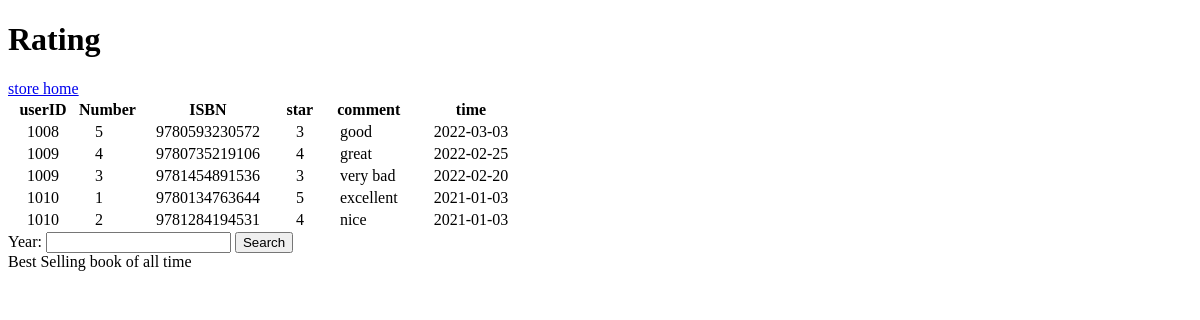
Page /rating.php on the earlier database version.
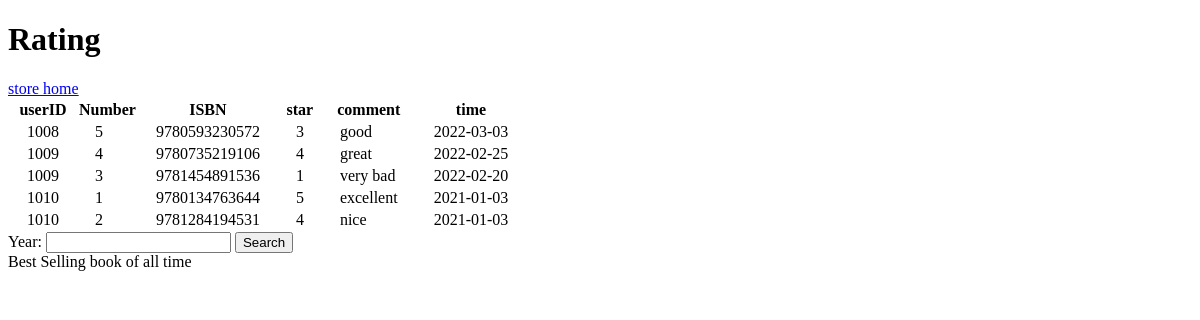
Same page on the later database version.
### tables this page shows
create table Rating (
  `Number` int NOT NULL AUTO_INCREMENT unique,
  userID int,
  ISBN char(13),
  star int,
  comment varchar(200),
  time Date,
  primary key (userID,  ISBN),

  constraint foreign key (userID) references Customers(userID)
);

### rating.php (the view, shortened to what this page needs)
<!DOCTYPE html>
<html lang="en" dir="ltr">
  <head>
  </head>
  <body>
    <h1>Rating</h1>
    <a href="store.php">store home</a>
    <?php
    $myconnection = mysqli_connect('localhost', 'root', '')
    or die('Could not connect: ' . mysql_error());
    $query = "SELECT * FROM Rating;";
    $stmt = mysqli_prepare($myconnection, $query);
    mysqli_stmt_execute($stmt);
    $result = mysqli_stmt_get_result($stmt);
    echo "<table>
      <thead>
        <tr>
          <th>userID</th>
          <th>Number</th>
          <th>ISBN</th>
          <th>star</th>
          <th>comment</th>
          <th>time</th>
        </tr>
      </thead>";
    while ($row = mysqli_fetch_array($result, MYSQLI_ASSOC)) {
      echo "<tr>";
      echo "<td>&emsp;".$row['userID']."&emsp;</td>";
      echo "<td>&emsp;".$row['Number']."&emsp;</td>";
      echo "<td>&emsp;".$row['ISBN']."&emsp;</td>";
      echo "<td>&emsp;".$row['star']."&emsp;</td>";
      echo "<td>&emsp;".$row['comment']."&emsp;</td>";
      echo "<td>&emsp;".$row['time']."&emsp;</td>";
      echo "</tr>";
    }
    echo "</tbody></table>";
     ?>
     <form action="" method="post">
       <div>
         <label>Year:</label>
         <input type="text" name="year" value="">
         <input type="submit" value="Search">
       </div>
     </form>
     <?php
      if(empty($_POST['year'])) {
        echo "Best Selling book of all time";
      } else {
        echo "Best selling book of year".$_POST['year']." is:";
      }
      ?>
  </body>
</html>

Differences in the rows shown:
changed rating "very bad": star "3" → "1"
